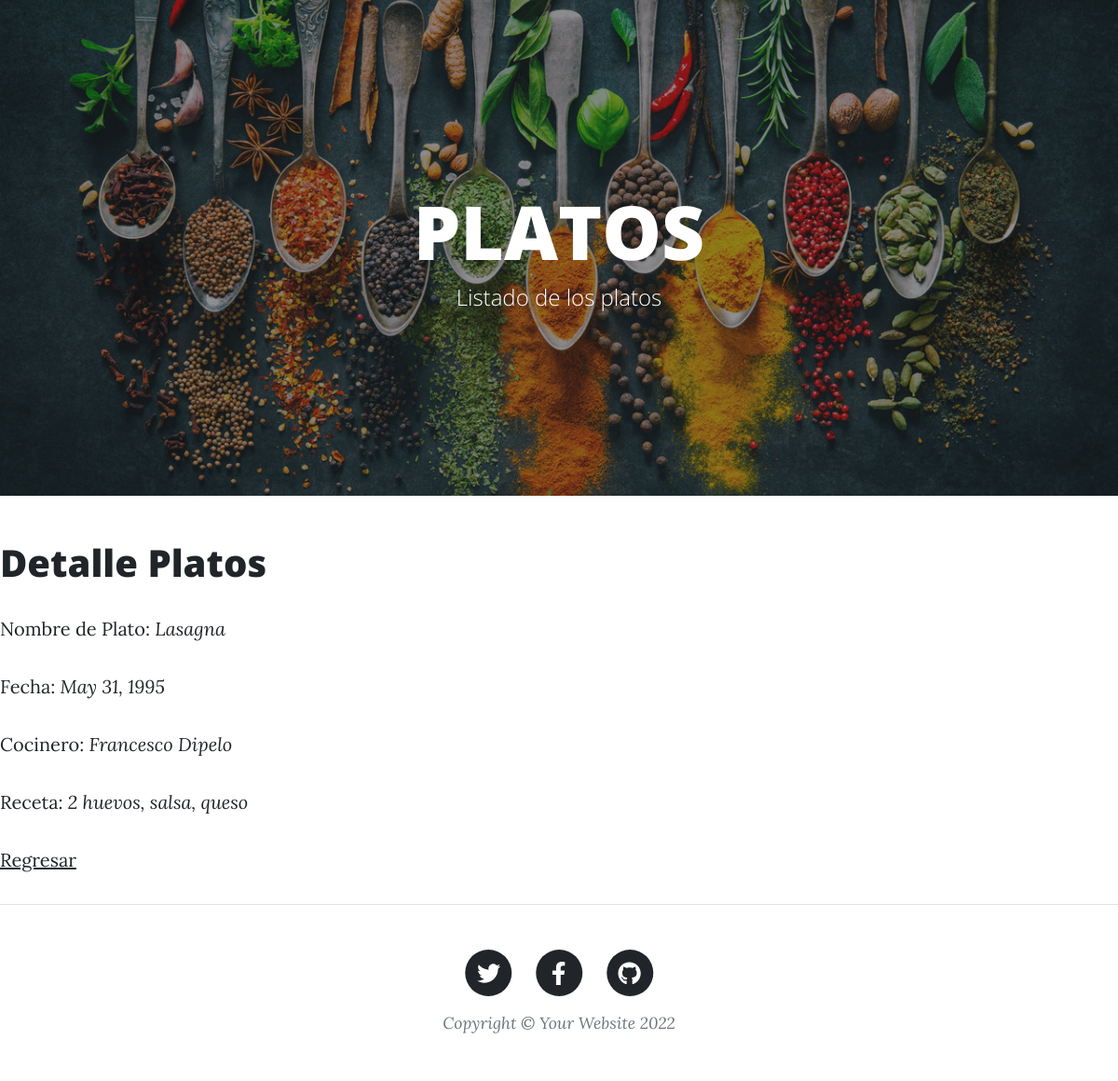
Screenshot of /AppBlog/platos/2 with the database file from the repository.
### AppBlog/models.py (models this page shows, shortened)
class Platos(models.Model):
    nombre = models.CharField(max_length=40)
    fecha = models.DateField()
    cocinero = models.CharField(max_length=40)
    receta = models.TextField()

### AppBlog/views.py (the view)
# urls.py: path('platos/<pk>', PlatosDetalle.as_view(), name='platosDetalle'),
class PlatosDetalle(DetailView):
    model = Platos
    template_name = "AppBlog/platosDetalle.html"

### AppBlog/template/AppBlog/platosDetalle.html
{% extends "AppBlog/padre_platos.html" %}
{% load static %}
{% block contenidoQueCambia %}
<h1>Detalle Platos</h1>
    <p>Nombre de Plato: <i>{{platos.nombre}}</i></p>
    <p>Fecha: <i>{{platos.fecha}}</i></p>
    <p>Cocinero: <i>{{platos.cocinero}}</i></p>
    <p>Receta: <i>{{platos.receta}}</i></p>
    <p>
    <a href="{% url 'platosLista' %}">Regresar</a>
    </p>
{% endblock %}

### rows the page displays
Platos: nombre "Lasagna", fecha "May 31, 1995", cocinero "Francesco Dipelo", receta "2 huevos, salsa, queso"
